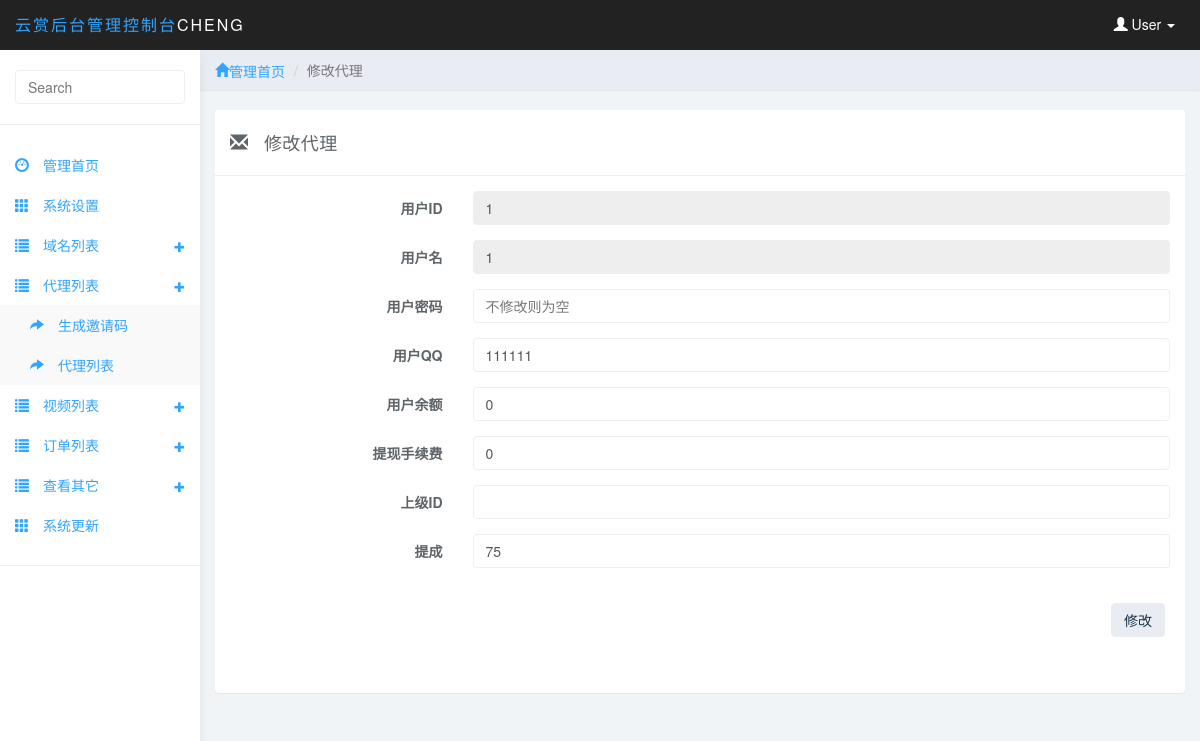
The page /adminfywl/daili_edit.php?id=1 (signed in) on the database its author committed.
### tables this page shows
CREATE TABLE IF NOT EXISTS `fengyunwl_admin` (
  `a_name` varchar(255) DEFAULT NULL,
  `a_password` varchar(255) DEFAULT NULL,
  `ID` int(11) NOT NULL AUTO_INCREMENT,
  PRIMARY KEY (`ID`)
);

CREATE TABLE IF NOT EXISTS `fengyunwl_user` (
  `ID` int(11) NOT NULL AUTO_INCREMENT,
  `username` longtext,
  `password` longtext,
  `rmb` double NOT NULL DEFAULT '0',
  `qq` longtext,
  `nickname` longtext,
  `sxf` double DEFAULT '0',
  `skm` longtext,
  `shangji` int(11) DEFAULT NULL,
  `ticheng` double DEFAULT NULL,
  `date` datetime DEFAULT NULL,
  PRIMARY KEY (`ID`)
);

### system/config.php (called while the page is built, shortened)
<?php
$result = mysql_query('select * from '.flag.'admin where id = 1  ');
$row = mysql_fetch_array($result);
$a_name = $row['a_name'];
?>

### system/inc.php (called while the page is built, shortened)
<?php
 require_once('config.php');
?>

### adminfywl/daili_edit.php (the view, shortened to what this page needs)
<?
include('../system/inc.php');
  			?>
<!DOCTYPE html>
<html>
<head>
<link href="css/bootstrap.min.css" rel="stylesheet">
<link href="css/datepicker3.css" rel="stylesheet">
<link href="css/styles.css" rel="stylesheet">
<meta http-equiv="Content-Type" content="text/html; charset=utf-8"></head>
<body>
	<? include('header.php');?>
	<? include('left.php');?>
	<div class="col-sm-9 col-sm-offset-3 col-lg-10 col-lg-offset-2 main">
		<div class="row">
			<ol class="breadcrumb">
				<li><a href="admin_index.php"><span class="glyphicon glyphicon-home">管理首页</span></a></li>
				<li class="active">修改代理</li>
			</ol>
		</div>
 <br>
		<div class="row">
			<div class="col-md-12">
				<div class="panel panel-default">
					<div class="panel-heading"><span class="glyphicon glyphicon-envelope"></span> 修改代理</div>
					<div class="panel-body">
						<?php
					$result = mysql_query('select * from '.flag.'user where id = '.$_GET['id'].' ');
					if ($row = mysql_fetch_array($result)){
					?>
						<form class="form-horizontal" action="" method="post">
							<fieldset>
							                		<div class="form-group">
									<label class="col-md-3 control-label" for="name">用户ID</label>
									<div class="col-md-9">
			                <input   type="text"  class="form-control"    readonly=""  value="<? echo $row['ID'];?>" >
							</div>
								</div>
								<div class="form-group">
									<label class="col-md-3 control-label" for="name">用户名</label>
									<div class="col-md-9">
			                <input   type="text" class="form-control" readonly=""  value="<? echo $row['ID'];?>" >
							</div>
								</div>
							 	<div class="form-group">
									<label class="col-md-3 control-label" for="name">用户密码</label>
									<div class="col-md-9">
			                <input   type="text" class="form-control"     name="password"  value="" placeholder="不修改则为空" >
							</div>
								</div>
											 	<div class="form-group">
									<label class="col-md-3 control-label" for="name">用户QQ</label>
									<div class="col-md-9">
			                <input   type="number" class="form-control"     name="qq"  value="<? echo $row['qq'];?>" >
							</div>
								</div>
							 	<div class="form-group">
									<label class="col-md-3 control-label" for="name">用户余额</label>
									<div class="col-md-9">
			                <input   type="text" class="form-control"     name="rmb"  value="<? echo $row['rmb'];?>" >
							</div>
								</div>
									 	<div class="form-group">
									<label class="col-md-3 control-label" for="name">提现手续费</label>
									<div class="col-md-9">
			                <input   type="text" class="form-control"     name="sxf"  value="<? echo $row['sxf'];?>" >
							</div>
								</div>
							 	<div class="form-group">
									<label class="col-md-3 control-label" for="name">上级ID</label>
									<div class="col-md-9">
			                <input   type="text" class="form-control"     name="shangji"  value="<? echo $row['shangji'];?>" >
							</div>
								</div>
							 	<div class="form-group">
									<label class="col-md-3 control-label" for="name">提成</label>
									<div class="col-md-9">
			                <input   type="text" class="form-control"   placeholder="单位%"   name="ticheng"  value="<? echo $row['ticheng'];?>" >
							</div>
								</div>
								<div class="form-group">
									<div class="col-md-12 widget-right">
										<button type="submit" class="btn btn-default btn-md pull-right">修改</button>
									</div>
								</div>
							</fieldset>
						</form>
						<? }?>
					</div>
				</div>
		  </div>
        </div>
	</div>
</body>
</html>

### adminfywl/header.php (shortened to what this page needs)
<nav class="navbar navbar-inverse navbar-fixed-top" role="navigation">
		<div class="container-fluid">
			<div class="navbar-header">
				<a class="navbar-brand" href="#"><span>云赏后台管理控制台</span><?=$a_name?></a>
				<ul class="user-menu">
					<li class="dropdown pull-right">
						<a href="#" class="dropdown-toggle" data-toggle="dropdown"><span class="glyphicon glyphicon-user"></span> User <span class="caret"></span></a>
					</li>
				</ul>
			</div>
		</div>
	</nav>

### adminfywl/css/styles.css (style rules this page uses)
body { background: #f1f4f7; padding-top: 50px; color: #5f6468; }
a, a:hover, a:focus { color: #30a5ff; }
.form-control { border: 1px solid #eee; box-shadow: none; }
.navbar-header .navbar-brand { color: #fff; font-size: 16px; text-transform: uppercase; font-weight: 500; letter-spacing: 2px; }
.navbar-header .navbar-brand span { color: #30a5ff; }
.btn-default, .btn-default:hover, .btn-default:focus, .btn-default:active, .btn-default.active, .open > .dropdown-toggle.btn-default, .btn-default.disabled, .btn-default[disabled], fieldset[disabled] .btn-default, .btn-default.disabled:hover, .btn-default[disabled]:hover, fieldset[disabled] .btn-default:hover, .btn-default.disabled:focus, .btn-default[disabled]:focus, fieldset[disabled] .btn-default:focus, .btn-default.disabled:active, .btn-default[disabled]:active, fieldset[disabled] .btn-default:active, .btn-default.disabled.active, .btn-default[disabled].active, fieldset[disabled] .btn-default.active { background-color: #e9ecf2; border-color: #e9ecf2; color: #1b3548; }
.panel { border: 0; }
.panel-heading { font-size: 18px; font-weight: 300; letter-spacing: 0.025em; height: 66px; line-height: 45px; }
.panel-default .panel-heading { background: #fff; border-bottom: 1px solid #eee; color: #5f6468; }
.widget-right { text-align: left; line-height: 1.6em; margin: 0px; padding: 20px; height: 80px; color: #999; font-weight: 300; background: #fff; border-top-right-radius: 4px; border-bottom-right-radius: 4px; }
.navbar { border: 0; }
.user-menu { display: inline-block; margin-top: 14px; margin-right: 10px; float: right; list-style: none; padding: 0; }
.user-menu a { color: #fff; }
@media (min-width: 768px) { .navbar-header { width: 100%; } }
.breadcrumb { border-radius: 0; padding: 10px 15px; background: #e9ecf2; box-shadow: 0 1px 1px rgba(0, 0, 0, .05); margin: 0 ; }
.panel-heading .glyphicon { margin-right: 10px; }

### rows shown on the page
fengyunwl_admin: a_name "CHENG"
fengyunwl_user: ID "1", qq "111111", rmb "0", sxf "0", ticheng "75"
